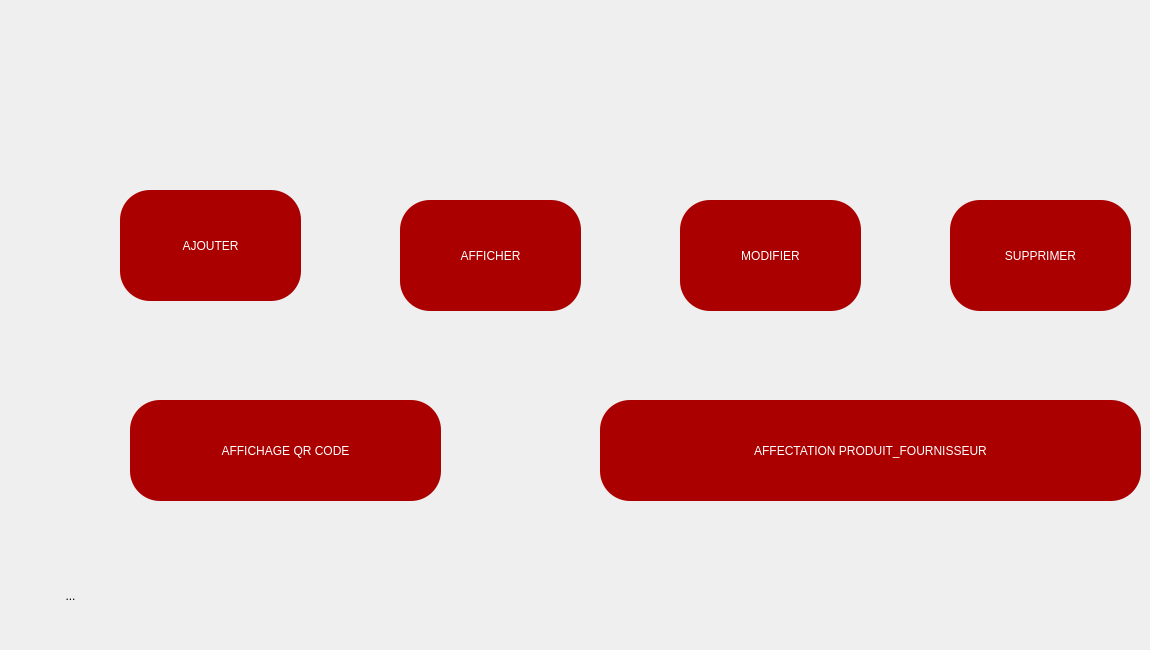
    <widget class="QWidget" name="produit">
     <property name="locale">
      <locale language="French" country="France"/>
     </property>
     <widget class="QToolButton" name="ajouterp_2">
      <property name="geometry">
       <rect>
        <x>120</x>
        <y>190</y>
        <width>181</width>
        <height>111</height>
       </rect>
      </property>
      <property name="styleSheet">
       <string notr="true">color: rgb(255, 255, 255);
border-radius: 30px;
background-color: rgb(170, 0, 0);
font: 20pt &quot;MV Boli&quot;;
</string>
      </property>
      <property name="text">
       <string>AJOUTER</string>
      </property>
     </widget>
     <widget class="QToolButton" name="affficherp">
      <property name="geometry">
       <rect>
        <x>400</x>
        <y>200</y>
        <width>181</width>
        <height>111</height>
       </rect>
      </property>
      <property name="styleSheet">
       <string notr="true">color: rgb(255, 255, 255);
border-radius: 30px;
background-color: rgb(170, 0, 0);
font: 20pt &quot;MV Boli&quot;;
</string>
      </property>
      <property name="text">
       <string>AFFICHER</string>
      </property>
     </widget>
     <widget class="QToolButton" name="mofidifierp">
      <property name="geometry">
       <rect>
        <x>680</x>
        <y>200</y>
        <width>181</width>
        <height>111</height>
       </rect>
      </property>
      <property name="styleSheet">
       <string notr="true">color: rgb(255, 255, 255);
border-radius: 30px;
background-color: rgb(170, 0, 0);
font: 20pt &quot;MV Boli&quot;;
</string>
      </property>
      <property name="text">
       <string>MODIFIER</string>
      </property>
     </widget>
     <widget class="QToolButton" name="supprimerp">
      <property name="geometry">
       <rect>
        <x>950</x>
        <y>200</y>
        <width>181</width>
        <height>111</height>
       </rect>
      </property>
      <property name="styleSheet">
       <string notr="true">color: rgb(255, 255, 255);
border-radius: 30px;
background-color: rgb(170, 0, 0);
font: 20pt &quot;MV Boli&quot;;
</string>
      </property>
      <property name="text">
       <string>SUPPRIMER</string>
      </property>
     </widget>
     <widget class="QToolButton" name="qrcode">
      <property name="geometry">
       <rect>
        <x>130</x>
        <y>400</y>
        <width>311</width>
        <height>101</height>
       </rect>
      </property>
      <property name="styleSheet">
       <string notr="true">color: rgb(255, 255, 255);
border-radius: 30px;
background-color: rgb(170, 0, 0);
font: 20pt &quot;MV Boli&quot;;
</string>
      </property>
      <property name="text">
       <string>AFFICHAGE QR CODE</string>
      </property>
     </widget>
     <widget class="QToolButton" name="qrcode_2">
      <property name="geometry">
       <rect>
        <x>600</x>
        <y>400</y>
        <width>541</width>
        <height>101</height>
       </rect>
      </property>
      <property name="styleSheet">
       <string notr="true">color: rgb(255, 255, 255);
border-radius: 30px;
background-color: rgb(170, 0, 0);
font: 20pt &quot;MV Boli&quot;;
</string>
      </property>
      <property name="text">
       <string>AFFECTATION PRODUIT_FOURNISSEUR</string>
      </property>
     </widget>
     <widget class="QToolButton" name="toolButton_5">
      <property name="geometry">
       <rect>
        <x>20</x>
        <y>550</y>
        <width>101</width>
        <height>91</height>
       </rect>
      </property>
      <property name="text">
       <string>...</string>
      </property>
      <property name="icon">
       <iconset resource="rs.qrc">
        <normaloff>:/img/rs/retour.png</normaloff>:/img/rs/retour.png</iconset>
      </property>
      <property name="iconSize">
       <size>
        <width>65</width>
        <height>65</height>
       </size>
      </property>
      <property name="autoRaise">
       <bool>true</bool>
      </property>
     </widget>
    </widget>
